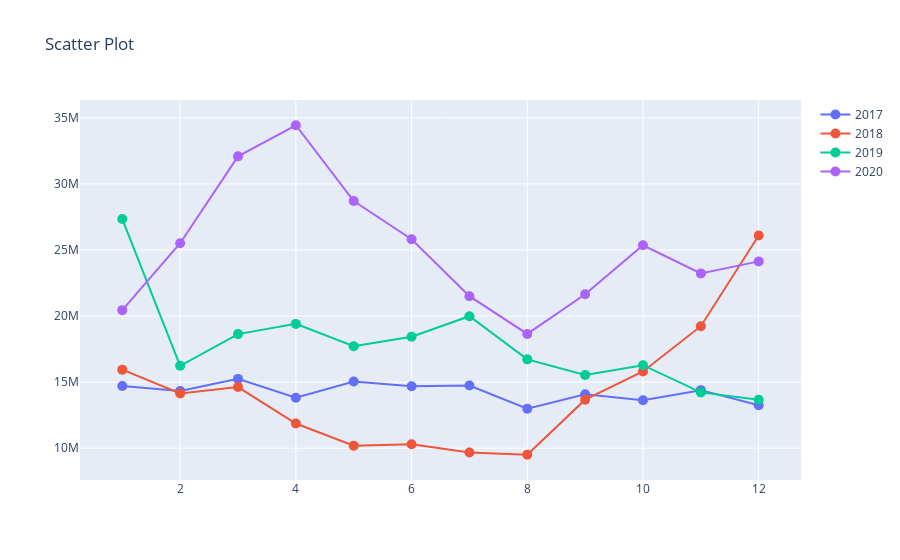

This figure's notebook cell:
### Code cell
# 퀴즈: 연도 별로 산점도 & 선그래프 겹쳐서 그리기

box = []
for i in df_g['year'].unique():
    A = df_g[df_g['year'] == i]
    box.append(go.Scatter(x = A['month'], y = A['Revenue'], 
                          name = str(i), marker = dict(size = 10)))

layout = go.Layout(title = 'Scatter Plot')
fig = go.Figure(box, layout)
fig.show()

### Figure 1 — Plotly figure (JSON) as saved in the notebook; plotly's stock layout.template omitted (floating-point values rounded to 4 significant figures)
{"data": [{"marker": {"size": 10}, "name": "2017", "type": "scatter", "x": [1, 2, 3, 4, 5, 6, 7, 8, 9, 10, 11, 12], "y": [14710000.0, 14330000.0, 15250000.0, 13830000.0, 15050000.0, 14700000.0, 14750000.0, 12990000.0, 14085637, 13630000.0, 14400000.0, 13250000.0]}, {"marker": {"size": 10}, "name": "2018", "type": "scatter", "x": [1, 2, 3, 4, 5, 6, 7, 8, 9, 10, 11, 12], "y": [15950000.0, 14140000.0, 14630000.0, 11870000.0, 10200000.0, 10300000.0, 9673000.0, 9509000.0, 13680000.0, 15810000.0, 19230000.0, 26100000.0]}, {"marker": {"size": 10}, "name": "2019", "type": "scatter", "x": [1, 2, 3, 4, 5, 6, 7, 8, 9, 10, 11, 12], "y": [27340000.0, 16240000.0, 18630000.0, 19410000.0, 17720000.0, 18430000.0, 19990000.0, 16720000.0, 15550000.0, 16280000.0, 14230000.0, 13670000.0]}, {"marker": {"size": 10}, "name": "2020", "type": "scatter", "x": [1, 2, 3, 4, 5, 6, 7, 8, 9, 10, 11, 12], "y": [20450000.0, 25510000.0, 32080000.0, 34430000.0, 28700000.0, 25810000.0, 21500000.0, 18650000.0, 21640000.0, 25360000.0, 23230000.0, 24140000.0]}], "layout": {"autosize": true, "title": {"text": "Scatter Plot"}, "xaxis": {"autorange": true, "range": [0.2871, 12.71], "type": "linear"}, "yaxis": {"autorange": true, "range": [6966000.0, 36980000.0], "type": "linear"}}}
